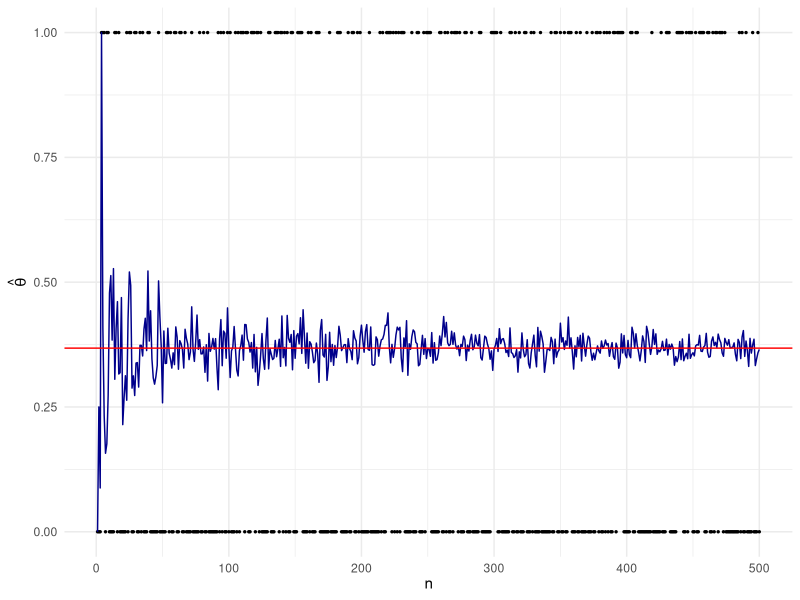

This figure's R source:
################################################################################
# Ejemplo estimación puntual                                      
# Autor: Jose Antonio Perusquia Cortes
# Afil: Facultad de Ciencias - UNAM
# Curso: Inferencia Estadística
################################################################################

################################################################################
# Librerías requeridas
library(ggplot2)        # Versión 3.4.4
library(ggthemes)       # Versión 5.0.0
################################################################################

################################################################################
# Generamos un vector que indican el tamaño de muestra, para cada uno de ellos
# obtendremos dos estimadores para P(X=0) con X v.a. Poisson (lambda)

n=c(1:500)

# El primer estimador será la indicadora de que X_1=0
theta1=numeric(500)

# El segundo estimador es el UMVUE
theta2=numeric(500)

# Iteramos para encontrar el estimador con diferentes tamaños de muestra
for(i in 1:500){
  
  # Generamos la muestra aleatoria
  X=rpois(n[i],lambda = 1)
  
  # Calculamos el primer estimador
  if(X[1]==0){
    theta1[i]=1
  }
  
  # Calculamos el UMVUE
  theta2[i]=((n[i]-1)/n[i])^(sum(X))
  
}

# Para graficar utilizamos ggplot.
df=data.frame(n,theta1,theta2)

ggplot(data=df,aes(x=n,y=theta1))+
  geom_point(size=.5)+
  geom_line(aes(x=n,y=theta2),col='darkblue')+
  geom_hline(yintercept = exp(-1),col='red')+
  labs(x=expression(n),y=expression(hat(theta)))+
  theme_minimal()
################################################################################



